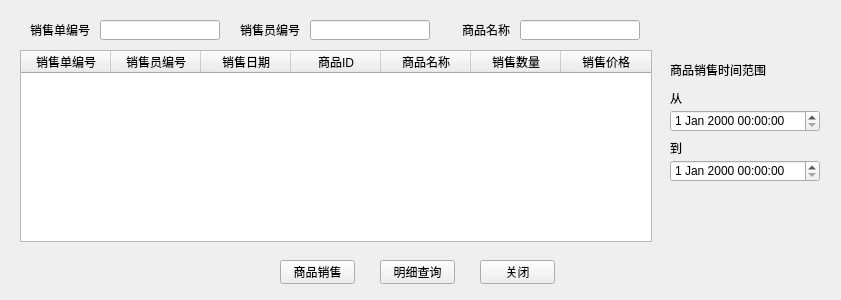
<?xml version="1.0" encoding="UTF-8"?>
<ui version="4.0">
 <class>Form</class>
 <widget class="QWidget" name="Form">
  <property name="geometry">
   <rect>
    <x>0</x>
    <y>0</y>
    <width>841</width>
    <height>300</height>
   </rect>
  </property>
  <property name="windowTitle">
   <string>Form</string>
  </property>
  <widget class="QTableWidget" name="tableWidget">
   <property name="geometry">
    <rect>
     <x>20</x>
     <y>50</y>
     <width>632</width>
     <height>192</height>
    </rect>
   </property>
   <attribute name="horizontalHeaderDefaultSectionSize">
    <number>90</number>
   </attribute>
   <column>
    <property name="text">
     <string>销售单编号</string>
    </property>
   </column>
   <column>
    <property name="text">
     <string>销售员编号</string>
    </property>
   </column>
   <column>
    <property name="text">
     <string>销售日期</string>
    </property>
   </column>
   <column>
    <property name="text">
     <string>商品ID</string>
    </property>
   </column>
   <column>
    <property name="text">
     <string>商品名称</string>
    </property>
   </column>
   <column>
    <property name="text">
     <string>销售数量</string>
    </property>
   </column>
   <column>
    <property name="text">
     <string>销售价格</string>
    </property>
   </column>
  </widget>
  <widget class="QLabel" name="label_7">
   <property name="geometry">
    <rect>
     <x>670</x>
     <y>140</y>
     <width>54</width>
     <height>16</height>
    </rect>
   </property>
   <property name="text">
    <string>到</string>
   </property>
  </widget>
  <widget class="QLabel" name="label_6">
   <property name="geometry">
    <rect>
     <x>670</x>
     <y>90</y>
     <width>54</width>
     <height>16</height>
    </rect>
   </property>
   <property name="text">
    <string>从</string>
   </property>
  </widget>
  <widget class="QDateTimeEdit" name="dateTimeEdit_2">
   <property name="geometry">
    <rect>
     <x>670</x>
     <y>160</y>
     <width>150</width>
     <height>22</height>
    </rect>
   </property>
  </widget>
  <widget class="QDateTimeEdit" name="dateTimeEdit">
   <property name="geometry">
    <rect>
     <x>670</x>
     <y>110</y>
     <width>150</width>
     <height>22</height>
    </rect>
   </property>
  </widget>
  <widget class="QLabel" name="label_5">
   <property name="geometry">
    <rect>
     <x>670</x>
     <y>60</y>
     <width>100</width>
     <height>20</height>
    </rect>
   </property>
   <property name="text">
    <string>商品销售时间范围</string>
   </property>
   <property name="alignment">
    <set>Qt::AlignLeading|Qt::AlignLeft|Qt::AlignVCenter</set>
   </property>
  </widget>
  <widget class="QPushButton" name="exitButton">
   <property name="geometry">
    <rect>
     <x>480</x>
     <y>260</y>
     <width>75</width>
     <height>24</height>
    </rect>
   </property>
   <property name="text">
    <string>关闭</string>
   </property>
  </widget>
  <widget class="QPushButton" name="queryButton">
   <property name="geometry">
    <rect>
     <x>380</x>
     <y>260</y>
     <width>75</width>
     <height>24</height>
    </rect>
   </property>
   <property name="text">
    <string>明细查询</string>
   </property>
  </widget>
  <widget class="QPushButton" name="saleButton">
   <property name="geometry">
    <rect>
     <x>280</x>
     <y>260</y>
     <width>75</width>
     <height>24</height>
    </rect>
   </property>
   <property name="text">
    <string>商品销售</string>
   </property>
  </widget>
  <widget class="QLabel" name="label_4">
   <property name="geometry">
    <rect>
     <x>10</x>
     <y>20</y>
     <width>80</width>
     <height>20</height>
    </rect>
   </property>
   <property name="text">
    <string>销售单编号</string>
   </property>
   <property name="alignment">
    <set>Qt::AlignRight|Qt::AlignTrailing|Qt::AlignVCenter</set>
   </property>
  </widget>
  <widget class="QLabel" name="label">
   <property name="geometry">
    <rect>
     <x>430</x>
     <y>20</y>
     <width>80</width>
     <height>20</height>
    </rect>
   </property>
   <property name="text">
    <string>商品名称</string>
   </property>
   <property name="alignment">
    <set>Qt::AlignRight|Qt::AlignTrailing|Qt::AlignVCenter</set>
   </property>
  </widget>
  <widget class="QLineEdit" name="srIDEdit">
   <property name="geometry">
    <rect>
     <x>100</x>
     <y>20</y>
     <width>120</width>
     <height>20</height>
    </rect>
   </property>
  </widget>
  <widget class="QLabel" name="label_3">
   <property name="geometry">
    <rect>
     <x>220</x>
     <y>20</y>
     <width>80</width>
     <height>20</height>
    </rect>
   </property>
   <property name="text">
    <string>销售员编号</string>
   </property>
   <property name="alignment">
    <set>Qt::AlignRight|Qt::AlignTrailing|Qt::AlignVCenter</set>
   </property>
  </widget>
  <widget class="QLineEdit" name="sIDEdit">
   <property name="geometry">
    <rect>
     <x>310</x>
     <y>20</y>
     <width>120</width>
     <height>20</height>
    </rect>
   </property>
  </widget>
  <widget class="QLineEdit" name="cNameEdit">
   <property name="geometry">
    <rect>
     <x>520</x>
     <y>20</y>
     <width>120</width>
     <height>20</height>
    </rect>
   </property>
  </widget>
 </widget>
 <resources/>
 <connections/>
</ui>
